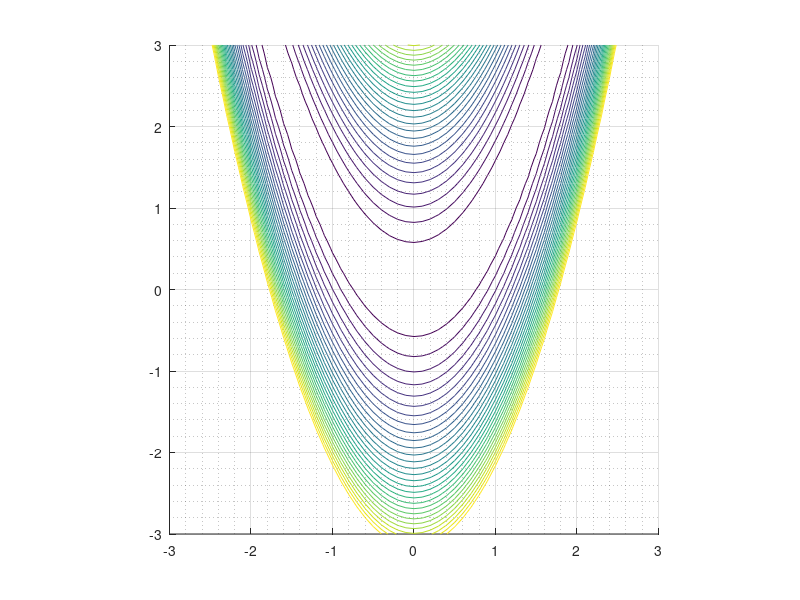

Reproduce this figure in MATLAB. (Note: this script raises an error after producing the figure.)
clear; close all;
figure; hold on;
axis equal;

f = @(x) (1 - x(1)).^2 + 100*(x(2) - x(1).^2).^2 ;
% f = @(x) (x(1)).^2 + (x(2)).^2 ;

[X, Y] = meshgrid(-3:0.1:3, -3:0.1:3);
Z = nan(size(X));

for i = 1:numel(X)
    Z(i) = f([X(i), Y(i)]);
end

contour(X, Y, Z, linspace(0, 1000, 30));
grid; grid minor;

x0 = [-2.1 2.7];
H0 = hessian(f, x0);
xopt = bfgs(f, x0, H0);

% scatter(xopt(1), xopt(2), 'filled');

options = optimoptions(@fminunc,'Display','iter','Algorithm','quasi-newton',...
    'HessUpdate','bfgs','MaxFunctionEvaluations',10000,...
    'MaxIterations',10000, 'OutputFcn', @outfun);

% [x,fval,exitflag,output] = fminunc(f,x0,options);

function stop = outfun(x, optimValues, state)
    persistent x0
    if isempty(x0)
        x0 = [0.022  0.0035];
    end
    
    stop = false;
    line([x0(1) x(1)],[x0(2) x(2)], 'Color', '#D95319', 'Linewidth', 2, 'Marker', '*', 'MarkerSize', 5, 'HandleVisibility','off')
    x0 = x;
    drawnow
end 